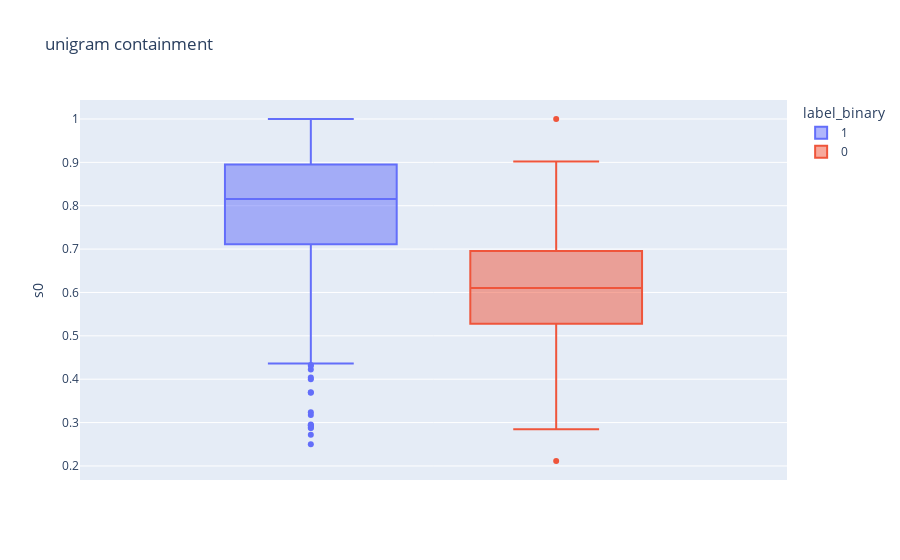

The cell this chart's notebook holds for it:
### Code cell
import plotly.express as px

fig = px.box(df, y="s0", color="label_binary", title="unigram containment")
fig.show()

### Figure 1 — Plotly figure (JSON) as saved in the notebook; plotly's stock layout.template omitted (floating-point values rounded to 4 significant figures; data arrays with more than 128 entries replaced by an {"elided": "..."} marker saying what was removed)
{"data": [{"alignmentgroup": "True", "hovertemplate": "label_binary=1<br>s0=%{y}<extra></extra>", "legendgroup": "1", "marker": {"color": "#636efa"}, "name": "1", "notched": false, "offsetgroup": "1", "orientation": "v", "showlegend": true, "type": "box", "x0": " ", "xaxis": "x", "y": {"elided": "739 float values"}, "y0": " ", "yaxis": "y"}, {"alignmentgroup": "True", "hovertemplate": "label_binary=0<br>s0=%{y}<extra></extra>", "legendgroup": "0", "marker": {"color": "#EF553B"}, "name": "0", "notched": false, "offsetgroup": "0", "orientation": "v", "showlegend": true, "type": "box", "x0": " ", "xaxis": "x", "y": {"elided": "205 float values"}, "y0": " ", "yaxis": "y"}], "layout": {"boxmode": "group", "legend": {"title": {"text": "label_binary"}, "tracegroupgap": 0}, "title": {"text": "unigram containment"}, "xaxis": {"anchor": "y", "domain": [0, 1]}, "yaxis": {"anchor": "x", "domain": [0, 1], "title": {"text": "s0"}}}}
